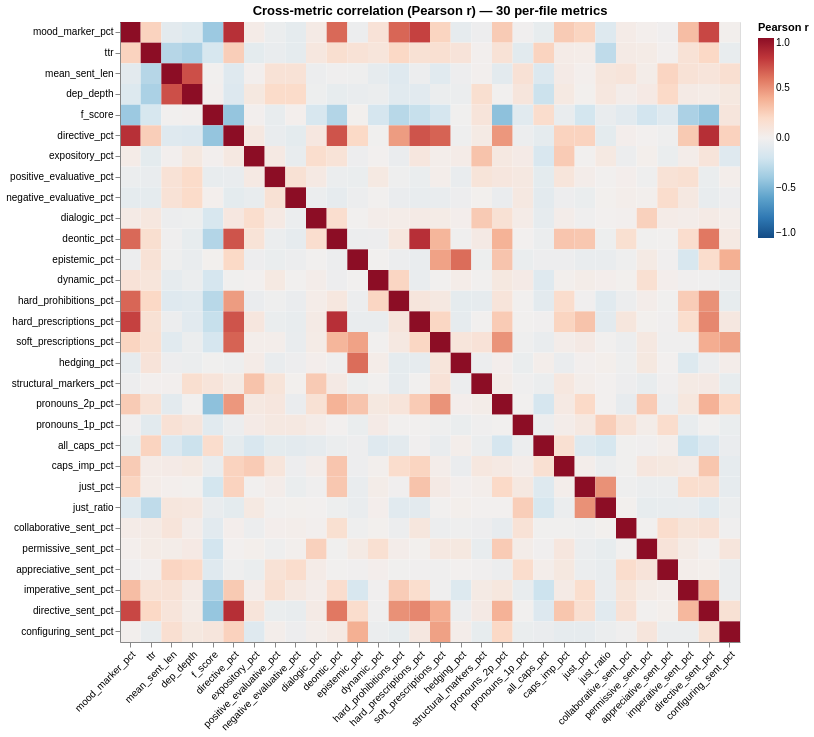

This figure's notebook cell:
### Markdown cell above
### Cross-metric correlation matrix

A 30-metric correlation grid. Each cell is the **Pearson r** between two metrics, computed across all 287 files.

**How to read it**:
- **Color intensity** encodes the strength of the linear relationship.
- **Red** = positive correlation: the two metrics rise together (when one is high, the other tends to be high).
- **Blue** = negative correlation: the two metrics move opposite (when one is high, the other tends to be low).
- **Cells near zero** (faint color) = the two metrics are unrelated.
- The diagonal is always solid red (every metric correlates 1.0 with itself).
- Conventional thresholds in social-science contexts: |r| ≥ 0.3 is "moderate", |r| ≥ 0.7 is "strong".

What welfare-relevant patterns to watch for: the imperative-marker / hard-prohibition / deontic-modality cluster should be a tight red block (these dimensions all measure "rule-bearing language" from different angles). The justification ratio should sit isolated or correlate negatively with the directive cluster (more justification → less raw directive density).

### Code cell
"""Cross-metric correlation matrix across the main per-file numeric metrics.

Updated for the new schema:
  - dropped: mood_imperative_sent_pct (now in sentence_register), evaluative_pct
  - added:   positive_evaluative_pct, negative_evaluative_pct (stance polarity split)
  - added:   the six sentence_register *_sent_pct classes
"""
import numpy as np

corr_cols = [
    # mood / lexical density
    "mood_marker_pct",
    # register quantitative
    "ttr", "mean_sent_len", "dep_depth", "f_score",
    # stance (5-class)
    "directive_pct", "expository_pct",
    "positive_evaluative_pct", "negative_evaluative_pct",
    "dialogic_pct",
    # modality
    "deontic_pct", "epistemic_pct", "dynamic_pct",
    # vocab
    "hard_prohibitions_pct", "hard_prescriptions_pct",
    "soft_prescriptions_pct", "hedging_pct", "structural_markers_pct",
    "pronouns_2p_pct", "pronouns_1p_pct",
    # loudness + reasoning
    "all_caps_pct", "caps_imp_pct",
    "just_pct", "just_ratio",
    # sentence_register (per-sentence, multi-label)
    "collaborative_sent_pct", "permissive_sent_pct", "appreciative_sent_pct",
    "imperative_sent_pct", "directive_sent_pct", "configuring_sent_pct",
]
corr = alt_df[corr_cols].corr().reset_index().melt(
    id_vars="index", var_name="other", value_name="r")
corr.columns = ["x", "y", "r"]

corr_chart = (
    alt.Chart(corr)
    .mark_rect()
    .encode(
        x=alt.X("x:N", sort=corr_cols, title=None,
                axis=alt.Axis(labelAngle=-45, labelLimit=160)),
        y=alt.Y("y:N", sort=corr_cols, title=None,
                axis=alt.Axis(labelLimit=160)),
        color=alt.Color("r:Q",
                         scale=alt.Scale(scheme="redblue", domain=[-1, 1], reverse=True),
                         title="Pearson r"),
        tooltip=[alt.Tooltip("x:N"), alt.Tooltip("y:N"),
                 alt.Tooltip("r:Q", format=".2f")],
    )
    .properties(width=620, height=620,
                title=f"Cross-metric correlation (Pearson r) — {len(corr_cols)} per-file metrics")
)
corr_chart

### Figure 1 — Vega-Lite specification as saved in the notebook (floating-point values rounded to 4 significant figures; data arrays with more than 128 entries replaced by an {"elided": "..."} marker saying what was removed)
{"config": {"view": {"continuousWidth": 300, "continuousHeight": 300}}, "data": {"name": "data-2c729a67188584e6b9e9313c9fd2224e"}, "mark": {"type": "rect"}, "encoding": {"color": {"field": "r", "scale": {"domain": [-1, 1], "reverse": true, "scheme": "redblue"}, "title": "Pearson r", "type": "quantitative"}, "tooltip": [{"field": "x", "type": "nominal"}, {"field": "y", "type": "nominal"}, {"field": "r", "format": ".2f", "type": "quantitative"}], "x": {"axis": {"labelAngle": -45, "labelLimit": 160}, "field": "x", "sort": ["mood_marker_pct", "ttr", "mean_sent_len", "dep_depth", "f_score", "directive_pct", "expository_pct", "positive_evaluative_pct", "negative_evaluative_pct", "dialogic_pct", "deontic_pct", "epistemic_pct", "dynamic_pct", "hard_prohibitions_pct", "hard_prescriptions_pct", "soft_prescriptions_pct", "hedging_pct", "structural_markers_pct", "pronouns_2p_pct", "pronouns_1p_pct", "all_caps_pct", "caps_imp_pct", "just_pct", "just_ratio", "collaborative_sent_pct", "permissive_sent_pct", "appreciative_sent_pct", "imperative_sent_pct", "directive_sent_pct", "configuring_sent_pct"], "title": null, "type": "nominal"}, "y": {"axis": {"labelLimit": 160}, "field": "y", "sort": ["mood_marker_pct", "ttr", "mean_sent_len", "dep_depth", "f_score", "directive_pct", "expository_pct", "positive_evaluative_pct", "negative_evaluative_pct", "dialogic_pct", "deontic_pct", "epistemic_pct", "dynamic_pct", "hard_prohibitions_pct", "hard_prescriptions_pct", "soft_prescriptions_pct", "hedging_pct", "structural_markers_pct", "pronouns_2p_pct", "pronouns_1p_pct", "all_caps_pct", "caps_imp_pct", "just_pct", "just_ratio", "collaborative_sent_pct", "permissive_sent_pct", "appreciative_sent_pct", "imperative_sent_pct", "directive_sent_pct", "configuring_sent_pct"], "title": null, "type": "nominal"}}, "height": 620, "title": "Cross-metric correlation (Pearson r) — 30 per-file metrics", "width": 620, "$schema": "https://vega.github.io/schema/vega-lite/v6.4.1.json", "datasets": {"data-2c729a67188584e6b9e9313c9fd2224e": {"elided": "900 records"}}}
